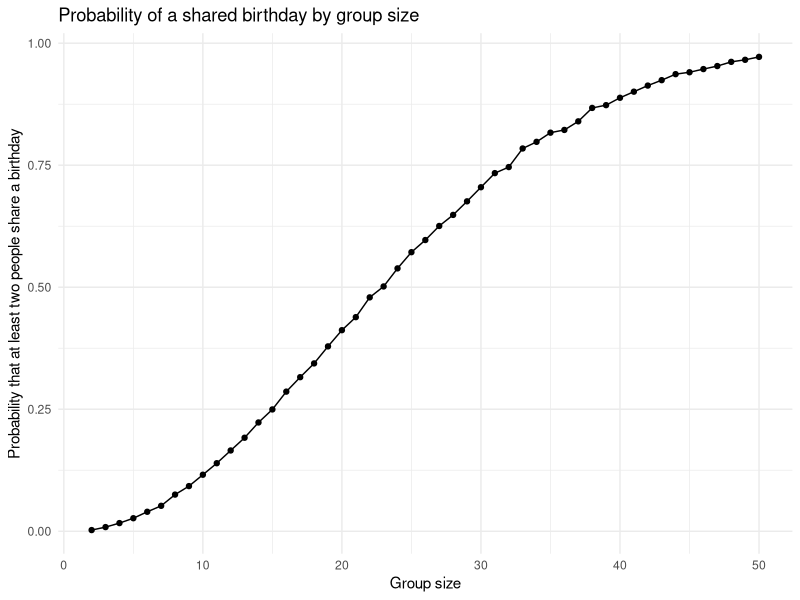

R code for this plot: (Note: this script raises an error after producing the figure.)
## ---- chunk 1
library(tidyverse)

set.seed(1)

knitr::opts_chunk$set(
  fig.width = 8,
  fig.asp = .6,
  out.width = "90%"
)

theme_set(theme_minimal() + theme(legend.position = "bottom"))
## ---- chunk 2
bday_sim = function(n) {
  
  bdays = sample(1:365, size = n, replace = TRUE)
  
  length(unique(bdays)) < n
  
}
## ---- chunk 3
bday_results = 
  expand_grid(
    group_size = 2:50,
    iter = 1:10000
  ) |> 
  mutate(shared = map_lgl(group_size, bday_sim)) |> 
  group_by(group_size) |> 
  summarize(prob = mean(shared))
## ---- chunk 4
bday_results |> 
  ggplot(aes(x = group_size, y = prob)) + 
  geom_point() + 
  geom_line() + 
  labs(
    title = "Probability of a shared birthday by group size",
    x = "Group size",
    y = "Probability that at least two people share a birthday"
  )
## ---- chunk 5
study_raw = 
  tibble(file_name = list.files("data")) |> 
  mutate(data = map(str_c("data/", file_name), read_csv))
## ---- chunk 6
study_df = 
  study_raw |> 
  unnest(data) |> 
  mutate(
    subject_id = str_remove(file_name, ".csv"),
    arm = if_else(str_detect(file_name, "con"), "control", "experimental")
  ) |> 
  pivot_longer(
    week_1:week_8,
    names_to = "week",
    names_prefix = "week_",
    values_to = "observation"
  ) |> 
  mutate(week = as.numeric(week)) |> 
  select(subject_id, arm, week, observation)

study_df
## ---- chunk 7
study_df |> 
  ggplot(aes(x = week, y = observation, group = subject_id, color = arm)) + 
  geom_line(linewidth = 0.7, alpha = 0.8) + 
  scale_x_continuous(breaks = 1:8) + 
  scale_color_manual(values = c("control" = "#4C72B0", "experimental" = "#DD8452")) + 
  labs(
    title = "Observations over time by study arm",
    x = "Week",
    y = "Observation",
    color = "Arm"
  )
## ---- chunk 8
sim_t_test = function(mu, n = 30, sigma = 5) {
  
  x = rnorm(n, mean = mu, sd = sigma)
  
  t.test(x, mu = 0) |> 
    broom::tidy() |> 
    select(estimate, p.value)
  
}
## ---- chunk 9
sim_mu_0 = 
  expand_grid(mu = 0, iter = 1:5000) |> 
  mutate(results = map(mu, sim_t_test)) |> 
  unnest(results)
## ---- chunk 10
sim_results = 
  expand_grid(mu = 1:6, iter = 1:5000) |> 
  mutate(results = map(mu, sim_t_test)) |> 
  unnest(results) |> 
  bind_rows(sim_mu_0)
